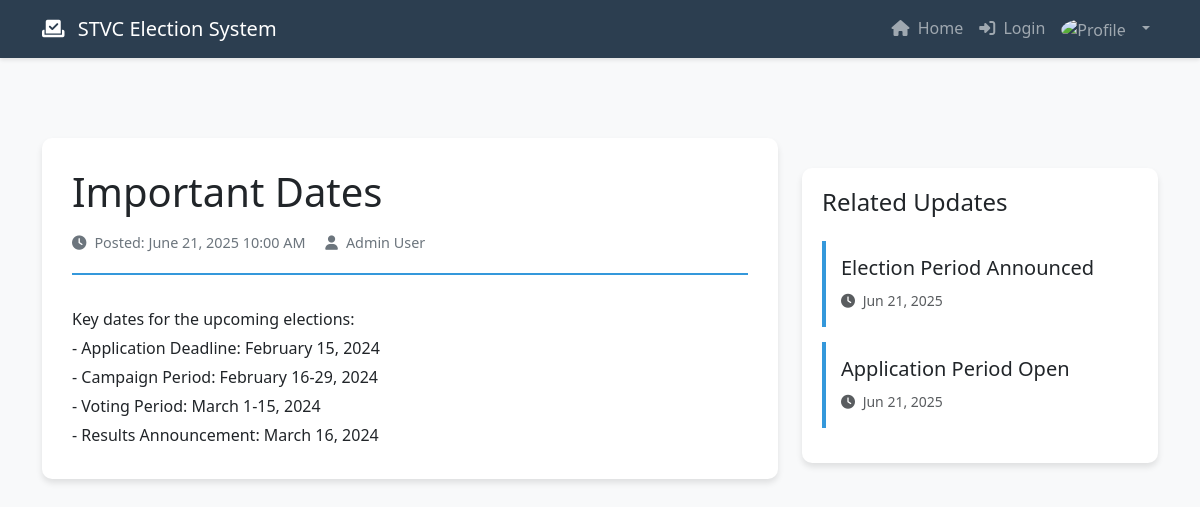
Page /updates.php?id=3 on the committed database.
### tables this page shows
CREATE TABLE IF NOT EXISTS updates (
    id INT PRIMARY KEY AUTO_INCREMENT,
    title VARCHAR(255) NOT NULL,
    content TEXT NOT NULL,
    image VARCHAR(255),
    author VARCHAR(100),
    additional_info TEXT,
    status ENUM('draft', 'published', 'archived') DEFAULT 'published',
    created_at TIMESTAMP DEFAULT CURRENT_TIMESTAMP,
    updated_at TIMESTAMP DEFAULT CURRENT_TIMESTAMP ON UPDATE CURRENT_TIMESTAMP
);

### updates.php (the view, shortened to what this page needs)
<?php
require_once 'config/database.php';
$update_id = isset($_GET['id']) ? (int)$_GET['id'] : 0;
$stmt = $conn->prepare("SELECT * FROM updates WHERE id = ?");
$stmt->bind_param("i", $update_id);
$stmt->execute();
$result = $stmt->get_result();
$update = $result->fetch_assoc();
?>
<!DOCTYPE html>
<html lang="en">
<head>
    <link href="https://cdn.jsdelivr.net/npm/bootstrap@5.3.0/dist/css/bootstrap.min.css" rel="stylesheet">
    <link rel="stylesheet" href="https://cdnjs.cloudflare.com/ajax/libs/font-awesome/6.4.0/css/all.min.css">
</head>
<body>
    <nav class="navbar navbar-expand-lg navbar-dark sticky-top">
        <div class="container">
            <a class="navbar-brand" href="index.php">
                <i class="fas fa-vote-yea me-2"></i>
                STVC Election System
            </a>
            <div class="collapse navbar-collapse" id="navbarNav">
                <ul class="navbar-nav ms-auto">
                    <li class="nav-item">
                        <a class="nav-link" href="index.php"><i class="fas fa-home me-1"></i> Home</a>
                    </li>
                    <li class="nav-item">
                        <a class="nav-link" href="login.php"><i class="fas fa-sign-in-alt me-1"></i> Login</a>
                    </li>
                    <li class="nav-item dropdown">
                        <a class="nav-link dropdown-toggle" href="#" id="navbarDropdown" role="button" data-bs-toggle="dropdown">
                            <img src="<?php echo $profile_pic_path; ?>" alt="Profile" style="width:36px;height:36px;border-radius:50%;object-fit:cover;margin-right:8px;vertical-align:middle;">
                        </a>
                    </li>
                </ul>
            </div>
        </div>
    </nav>
    <section class="update-section">
        <div class="container">
            <div class="row">
                <div class="col-lg-8">
                    <div class="update-card">
                        <div class="update-header">
                            <h1 class="mb-3"><?php echo htmlspecialchars($update['title']); ?></h1>
                            <div class="update-meta">
                                <i class="fas fa-clock me-2"></i>Posted: <?php echo date('F j, Y g:i A', strtotime($update['created_at'])); ?>
                                <?php if ($update['author']): ?>
                                    <span class="ms-3"><i class="fas fa-user me-2"></i><?php echo htmlspecialchars($update['author']); ?></span>
                                <?php endif; ?>
                            </div>
                        </div>
                        <div class="update-content">
                            <?php echo nl2br(htmlspecialchars($update['content'])); ?>
                        </div>
                    </div>
                </div>
                <div class="col-lg-4">
                    <div class="related-updates">
                        <h4 class="mb-4">Related Updates</h4>
                        <?php
                        $stmt = $conn->prepare("SELECT id, title, created_at FROM updates WHERE id != ? ORDER BY created_at DESC LIMIT 3");
                        $stmt->bind_param("i", $update_id);
                        $stmt->execute();
                        $related_updates = $stmt->get_result()->fetch_all(MYSQLI_ASSOC);
                        foreach ($related_updates as $related):
                        ?>
                            <div class="related-update-card">
                                <h5 class="mb-2">
                                    <a href="updates.php?id=<?php echo $related['id']; ?>" class="text-decoration-none text-dark">
                                        <?php echo htmlspecialchars($related['title']); ?>
                                    </a>
                                </h5>
                                <small class="text-muted">
                                    <i class="fas fa-clock me-1"></i>
                                    <?php echo date('M d, Y', strtotime($related['created_at'])); ?>
                                </small>
                            </div>
                        <?php endforeach; ?>
                    </div>
                </div>
            </div>
        </div>
    </section>
</body>
</html>

### updates.php (style rules this page uses)
:root { --primary-color: #2c3e50; --secondary-color: #3498db; --accent-color: #e74c3c; }
body { font-family: 'Segoe UI', Tahoma, Geneva, Verdana, sans-serif; background-color: #f8f9fa; }
.navbar { background-color: var(--primary-color); box-shadow: 0 2px 4px rgba(0,0,0,0.1); }
.update-section { padding: 80px 0; }
.update-card { background: white; border-radius: 10px; box-shadow: 0 4px 6px rgba(0,0,0,0.1); padding: 30px; }
.update-header { border-bottom: 2px solid var(--secondary-color); padding-bottom: 20px; margin-bottom: 30px; }
.update-meta { color: #6c757d; font-size: 0.9rem; }
.update-content { line-height: 1.8; }
.related-updates { background: white; border-radius: 10px; box-shadow: 0 4px 6px rgba(0,0,0,0.1); padding: 20px; margin-top: 30px; }
.related-update-card { border-left: 4px solid var(--secondary-color); padding: 15px; margin-bottom: 15px; transition: transform 0.3s ease; }

### rows in the picture
updates: title "Important Dates", created_at "June 21, 2025 10:00 AM", author "Admin User", content "Key dates for the upcoming elections: - Application Deadline: February 15, 2024 - Campaign Period: February 16-29, 2024 - Voting Period: March 1-15, 2024 - Results Announcement: March 16, 2024"
updates: title "Election Period Announced", created_at "Jun 21, 2025"
updates: title "Application Period Open", created_at "Jun 21, 2025"
